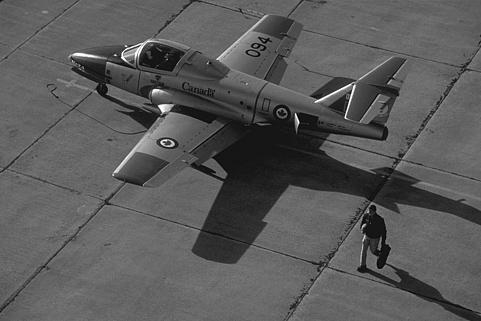
//> input picture sharpening/data/avion.png, 481 x 321 px
$ ./sharpen -i=data/ciclista_original.jpg data/avion.png out.png   (built with g++ and OpenCV 4)
//> lines starting //> are read from the running program, lines starting //| are printed output that depends on the picture
### sharpening/common_code.cpp
#include <iostream>
#include "common_code.hpp"
#include <opencv2/imgproc.hpp>

// [16 lines left out: function fsiv_create_gaussian_filter, not called in this run]

cv::Mat fsiv_create_lap4_filter()
{
    cv::Mat ret_v;

    ret_v = (cv::Mat_<float>(3, 3) << 0, 1, 0,
                                    1, -4, 1,
                                    0, 1, 0);

    CV_Assert(!ret_v.empty());
    CV_Assert(ret_v.rows == 3 && ret_v.cols == 3);
    CV_Assert(ret_v.type() == CV_32FC1);
    return ret_v;
}

// [13 lines left out: function fsiv_create_lap8_filter, not called in this run]

cv::Mat
fsiv_fill_expansion(cv::Mat const &in, const int r)
{
    CV_Assert(!in.empty());
    CV_Assert(r > 0);
    cv::Mat ret_v;

    cv::copyMakeBorder(in, ret_v, r, r, r, r, cv::BORDER_CONSTANT, cv::Scalar(0));


    CV_Assert(ret_v.type() == in.type());
    CV_Assert(ret_v.rows == in.rows + 2 * r);
    CV_Assert(ret_v.cols == in.cols + 2 * r);
    return ret_v;
}

// [42 lines left out: functions fsiv_circular_expansion, fsiv_create_dog_filter, not called in this run]

cv::Mat
fsiv_create_sharpening_filter(const int filter_type, int r1, int r2)
{
    CV_Assert(0 <= filter_type && filter_type <= 2);
    CV_Assert(filter_type != 2 || (0 < r1 && r1 < r2));
    cv::Mat filter;

    if(filter_type == 0){
        filter = fsiv_create_lap4_filter();
    }
    else if(filter_type == 1){
        filter = fsiv_create_lap8_filter();
    }
    else if(filter_type == 2){
        filter = fsiv_create_dog_filter(r1, r2);
    }

    cv::Mat identity = cv::Mat::zeros(filter.size(), CV_32FC1);
    identity.at<float>(filter.rows / 2, filter.cols / 2) = 1.0;
    filter = identity - filter;


    CV_Assert(!filter.empty() && filter.type() == CV_32FC1);
    CV_Assert((filter_type == 2) || (filter.rows == 3 && filter.cols == 3));
    CV_Assert((filter_type != 2) || (filter.rows == (2 * r2 + 1) &&
                                     filter.cols == (2 * r2 + 1)));
    return filter;
}

cv::Mat
fsiv_image_sharpening(const cv::Mat &in, int filter_type,
                      int r1, int r2, bool circular)
{
    CV_Assert(in.type() == CV_32FC1);
    CV_Assert(0 < r1 && r1 < r2);
    CV_Assert(0 <= filter_type && filter_type <= 2);
    cv::Mat out;


    cv::Mat filter = fsiv_create_sharpening_filter(filter_type, r1, r2);
    cv::Mat expanded_in = circular ? fsiv_circular_expansion(in, r2) : fsiv_fill_expansion(in, r2);

    cv::Mat convolved;
    cv::filter2D(expanded_in, convolved, -1, filter, cv::Point(-1, -1), 0, cv::BORDER_ISOLATED);

    out = convolved(cv::Rect(r2, r2, in.cols, in.rows)).clone();


    CV_Assert(out.type() == in.type());
    CV_Assert(out.size() == in.size());
    return out;
}

### sharpening/sharpen.cpp
/*!
  Esto es un esqueleto de programa para usar en las prácticas
  de Visión Artificial.

  Se supone que se utilizará OpenCV.

  Para compilar, puedes ejecutar:
    g++ -Wall -o esqueleto esqueleto.cc `pkg-config opencv --cflags --libs`

*/

#define _USE_MATH_DEFINES
#include <cmath>
#include <iostream>
#include <exception>

// Includes para OpenCV, Descomentar según los módulo utilizados.
#include <opencv2/core/core.hpp>
#include <opencv2/core/utility.hpp>
#include <opencv2/highgui/highgui.hpp>
#include <opencv2/imgproc/imgproc.hpp>
// #include <opencv2/calib3d/calib3d.hpp>

#include "common_code.hpp"

const char *keys =
    "{help h usage ? |      | print this message.}"
    "{i interactive  |      | Activate interactive mode.}"
    "{f filter       |0     | Laplacian filter to be used to build the sharpening filter: 0->LAP_4, 1->LAP_8, 2->DOG}"
    "{r1             |1     | r1 for DoG filter.}"
    "{r2             |2     | r2 for DoG filter. (0<r1<r2)}"
    "{c circular     |      | use circular convolution.}"
    "{@input         |<none>| input image.}"
    "{@output        |<none>| output image.}";

struct UserData
{
    cv::Mat input;
    std::vector<cv::Mat> input_channels;
    std::vector<cv::Mat> output_channels;
    cv::Mat output;
    int filter_type;
    int r1;
    int r2;
    int only_luma;
    int circular;
    bool interactive;
};

void do_the_work(UserData *user_data)
{
    cv::Mat input = user_data->input;
    if (user_data->input_channels.size() == 3)
        input = user_data->input_channels[2];

    user_data->output = fsiv_image_sharpening(input,
                                              user_data->filter_type,
                                              user_data->r1,
                                              user_data->r2,
                                              user_data->circular);

    if (user_data->input_channels.size() == 3)
    {
        // Revert to BGR.
        cv::Mat hsv;
        user_data->output_channels[2] = user_data->output;
        cv::merge(user_data->output_channels, hsv);
        cv::cvtColor(hsv, user_data->output, cv::COLOR_HSV2BGR);
    }
    if (user_data->interactive)
        cv::imshow("OUTPUT", user_data->output);
}

void filter_trackbar(int pos, void *userdata)
{
    UserData *d = static_cast<UserData *>(userdata);
    pos = std::max(0, std::min(pos, 2));
    d->filter_type = pos;
    std::cout << "Set filter type to " << d->filter_type << std::endl;
    do_the_work(d);
}

void r1_trackbar(int pos, void *userdata)
{
    UserData *d = static_cast<UserData *>(userdata);
    int r1 = std::max(1, std::min(pos, d->r2 - 1));
    int r2 = std::max(r1 + 1, std::min(d->r2, std::min(d->input.rows, d->input.cols) / 2));
    d->r1 = r1;
    d->r2 = r2;
    std::cout << "Set r1=" << d->r1 << " r2=" << d->r2 << std::endl;
    do_the_work(d);
}

void r2_trackbar(int pos, void *userdata)
{
    UserData *d = static_cast<UserData *>(userdata);
    d->r2 = std::max(d->r1 + 1, std::min(pos, std::min(d->input.rows, d->input.cols) / 2));
    std::cout << "Set r1=" << d->r1 << " r2=" << d->r2 << std::endl;
    do_the_work(d);
}

void circular_trackbar(int pos, void *userdata)
{
    UserData *d = static_cast<UserData *>(userdata);
    d->circular = (pos == 1);
    std::cout << "Set circular convolution mode to state " << d->circular
              << std::endl;
    do_the_work(d);
}

int main(int argc, char *const *argv)
{
    int retCode = EXIT_SUCCESS;

    try
    {

        cv::CommandLineParser parser(argc, argv, keys);
        parser.about("Enhance an image using a sharpening filter. (ver 0.0.0)");
        if (parser.has("help"))
        {
            parser.printMessage();
            return 0;
        }
        UserData data;

        data.filter_type = parser.get<float>("f");
        data.r1 = parser.get<int>("r1");
        data.r2 = parser.get<int>("r2");
        data.interactive = parser.has("i");
        data.circular = parser.has("circular");

        cv::String input_name = parser.get<cv::String>(0);
        cv::String output_name = parser.get<cv::String>(1);

        if (!parser.check())
        {
            parser.printErrors();
            return 0;
        }

        data.input = cv::imread(input_name, cv::IMREAD_ANYCOLOR);
//> data.input is the input picture: 321 rows x 481 cols, CV_8UC1; min 0, max 255, mean 89.8

        if (data.input.empty())
        {
            std::cerr << "Error: could not open the input image '" << input_name << "'." << std::endl;
            return EXIT_FAILURE;
        }

        data.input.convertTo(data.input, CV_32F, 1.0 / 255.0);
//> data.input: 321 rows x 481 cols, CV_32FC1

        if (data.input.channels() == 3)
        {
            cv::Mat hsv_img;
            cv::cvtColor(data.input, hsv_img, cv::COLOR_BGR2HSV);
            cv::split(hsv_img, data.input_channels);
            data.output_channels = data.input_channels;
        }

        if (data.filter_type < 0 || data.filter_type > 2)
        {
            std::cerr << "Error: filter type parameter has values in {0, 1, 2}." << std::endl;
            return EXIT_FAILURE;
        }

        if (data.r1 <= 0 || data.r1 >= data.r2)
        {
            std::cerr << "Error: Condition 0 < r1 < r2 is not meet." << std::endl;
            return EXIT_FAILURE;
        }
        int key = 0;

        if (data.interactive)
        {
            cv::namedWindow("INPUT");
            cv::namedWindow("OUTPUT");
            cv::imshow("INPUT", data.input);
            cv::createTrackbar("FILTER", "OUTPUT", 0, 2, filter_trackbar, &data);
            cv::setTrackbarPos("FILTER", "OUTPUT", data.filter_type);
            cv::createTrackbar("R1", "OUTPUT", 0, std::min(data.input.rows, data.input.cols) / 2, r1_trackbar, &data);
            cv::setTrackbarPos("R1", "OUTPUT", data.r2);
//| Set r1=1 r2=2
//> in fsiv_fill_expansion, `cv::copyMakeBorder(in, ret_v, r, r, r, r, cv::BORDER_CONSTANT, cv::Sca..`:
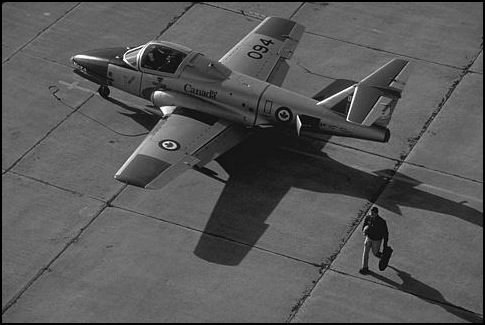
//> ret_v: 325 rows x 485 cols, CV_32FC1; min 0, max 1, mean 0.345
//> in fsiv_image_sharpening, `cv::filter2D(expanded_in, convolved, -1, filter, cv::Point(-1, -1), 0,..`:
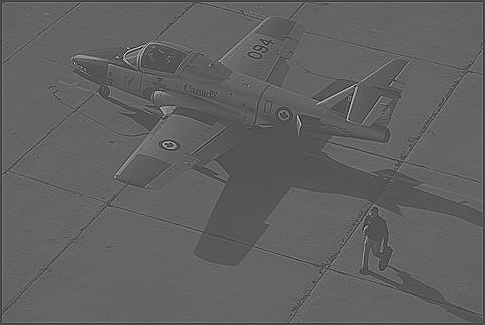
//> convolved: 325 rows x 485 cols, CV_32FC1; min -1.35, max 3.07, mean 0.345; drawn with min black and max white
//> in fsiv_image_sharpening, `out = convolved(cv::Rect(r2, r2, in.cols, in.rows)).clone();`:
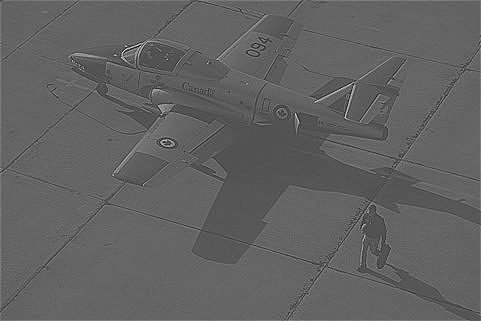
//> out: 321 rows x 481 cols, CV_32FC1; min -1.35, max 3.07, mean 0.356; drawn with min black and max white
            cv::createTrackbar("R2", "OUTPUT", 0, std::min(data.input.rows, data.input.cols) / 2, r2_trackbar, &data);
            cv::setTrackbarPos("R2", "OUTPUT", data.r2);
//| Set r1=1 r2=2
            cv::createTrackbar("CIRC", "OUTPUT", 0, 1, circular_trackbar, &data);
            cv::setTrackbarPos("CIRC", "OUTPUT", data.circular ? 1 : 0);
            do_the_work(&data);
            key = cv::waitKey(0) & 0xff;
//> the space key is pressed
        }
        else
            do_the_work(&data);

        if (key != 27)
        {
            data.output.convertTo(data.output, CV_32F, 256.0);
            if (!cv::imwrite(output_name, data.output))
            {
                std::cerr << "Error: could not save the result in file '" << output_name << "'." << std::endl;
                return EXIT_FAILURE;
            }
        }
    }
    catch (std::exception &e)
    {
        std::cerr << "Caught exception: " << e.what() << std::endl;
        retCode = EXIT_FAILURE;
    }
    return retCode;
}
